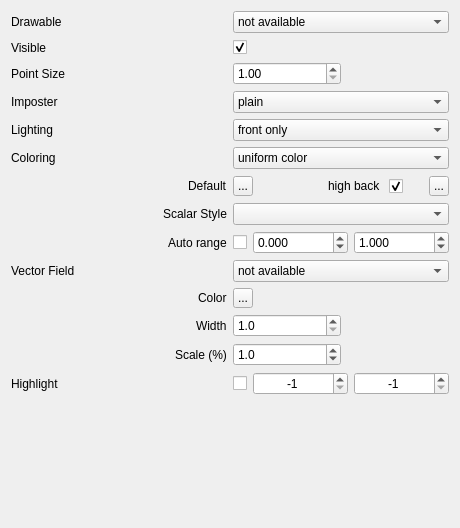
<?xml version="1.0" encoding="UTF-8"?>
<ui version="4.0">
 <class>WidgetPointsDrawable</class>
 <widget class="QWidget" name="WidgetPointsDrawable">
  <property name="geometry">
   <rect>
    <x>0</x>
    <y>0</y>
    <width>460</width>
    <height>528</height>
   </rect>
  </property>
  <property name="sizePolicy">
   <sizepolicy hsizetype="Preferred" vsizetype="Minimum">
    <horstretch>0</horstretch>
    <verstretch>0</verstretch>
   </sizepolicy>
  </property>
  <property name="minimumSize">
   <size>
    <width>50</width>
    <height>0</height>
   </size>
  </property>
  <property name="windowTitle">
   <string>Surface mesh renderer</string>
  </property>
  <property name="locale">
   <locale language="English" country="UnitedStates"/>
  </property>
  <layout class="QVBoxLayout" name="verticalLayout">
   <item>
    <layout class="QGridLayout" name="gridLayout">
     <item row="0" column="0">
      <widget class="QLabel" name="labelDrawableName">
       <property name="maximumSize">
        <size>
         <width>16777215</width>
         <height>20</height>
        </size>
       </property>
       <property name="text">
        <string>Drawable</string>
       </property>
      </widget>
     </item>
     <item row="0" column="1">
      <widget class="QComboBox" name="comboBoxDrawables">
       <property name="toolTip">
        <string>Select the drawable to be visualized</string>
       </property>
       <item>
        <property name="text">
         <string>not available</string>
        </property>
       </item>
      </widget>
     </item>
     <item row="1" column="0">
      <widget class="QLabel" name="labelVisible">
       <property name="maximumSize">
        <size>
         <width>16777215</width>
         <height>20</height>
        </size>
       </property>
       <property name="text">
        <string>Visible</string>
       </property>
      </widget>
     </item>
     <item row="1" column="1">
      <layout class="QHBoxLayout" name="horizontalLayout">
       <item>
        <widget class="QCheckBox" name="checkBoxVisible">
         <property name="toolTip">
          <string>Show/Hide this drawable</string>
         </property>
         <property name="text">
          <string/>
         </property>
         <property name="checked">
          <bool>true</bool>
         </property>
        </widget>
       </item>
       <item>
        <spacer name="spacerVisible">
         <property name="orientation">
          <enum>Qt::Horizontal</enum>
         </property>
         <property name="sizeHint" stdset="0">
          <size>
           <width>128</width>
           <height>17</height>
          </size>
         </property>
        </spacer>
       </item>
      </layout>
     </item>
     <item row="2" column="0">
      <widget class="QLabel" name="labelPointSize">
       <property name="text">
        <string>Point Size</string>
       </property>
      </widget>
     </item>
     <item row="2" column="1">
      <layout class="QHBoxLayout" name="horizontalLayoutPhone">
       <property name="spacing">
        <number>-1</number>
       </property>
       <item>
        <widget class="QDoubleSpinBox" name="doubleSpinBoxPointSize">
         <property name="sizePolicy">
          <sizepolicy hsizetype="Expanding" vsizetype="Preferred">
           <horstretch>0</horstretch>
           <verstretch>0</verstretch>
          </sizepolicy>
         </property>
         <property name="minimumSize">
          <size>
           <width>60</width>
           <height>0</height>
          </size>
         </property>
         <property name="minimum">
          <double>1.000000000000000</double>
         </property>
        </widget>
       </item>
       <item>
        <spacer name="spacerThickness">
         <property name="orientation">
          <enum>Qt::Horizontal</enum>
         </property>
         <property name="sizeType">
          <enum>QSizePolicy::MinimumExpanding</enum>
         </property>
         <property name="sizeHint" stdset="0">
          <size>
           <width>0</width>
           <height>0</height>
          </size>
         </property>
        </spacer>
       </item>
      </layout>
     </item>
     <item row="3" column="0">
      <widget class="QLabel" name="labelImposterStyle">
       <property name="text">
        <string>Imposter</string>
       </property>
      </widget>
     </item>
     <item row="3" column="1">
      <widget class="QComboBox" name="comboBoxImposterStyle">
       <property name="toolTip">
        <string>Select how color is assigned to each face</string>
       </property>
       <item>
        <property name="text">
         <string>plain</string>
        </property>
       </item>
       <item>
        <property name="text">
         <string>sphere</string>
        </property>
       </item>
       <item>
        <property name="text">
         <string>surfel</string>
        </property>
       </item>
      </widget>
     </item>
     <item row="4" column="0">
      <widget class="QLabel" name="labelLighting">
       <property name="maximumSize">
        <size>
         <width>16777215</width>
         <height>20</height>
        </size>
       </property>
       <property name="text">
        <string>Lighting</string>
       </property>
      </widget>
     </item>
     <item row="4" column="1">
      <widget class="QComboBox" name="comboBoxLightingOptions">
       <property name="toolTip">
        <string>Select how lighting is implemented</string>
       </property>
       <item>
        <property name="text">
         <string>front only</string>
        </property>
       </item>
       <item>
        <property name="text">
         <string>front and back</string>
        </property>
       </item>
       <item>
        <property name="text">
         <string>disabled</string>
        </property>
       </item>
      </widget>
     </item>
     <item row="5" column="0">
      <widget class="QLabel" name="labelColorScheme">
       <property name="text">
        <string>Coloring</string>
       </property>
      </widget>
     </item>
     <item row="5" column="1">
      <widget class="QComboBox" name="comboBoxColorScheme">
       <property name="toolTip">
        <string>Select how color is assigned to each face</string>
       </property>
       <item>
        <property name="text">
         <string>uniform color</string>
        </property>
       </item>
       <item>
        <property name="text">
         <string>use color property</string>
        </property>
       </item>
      </widget>
     </item>
     <item row="6" column="0">
      <layout class="QHBoxLayout" name="horizontalLayoutLabelDefaultColor">
       <item>
        <spacer name="horizontalSpaceLabelDefaultColor">
         <property name="orientation">
          <enum>Qt::Horizontal</enum>
         </property>
         <property name="sizeHint" stdset="0">
          <size>
           <width>13</width>
           <height>19</height>
          </size>
         </property>
        </spacer>
       </item>
       <item alignment="Qt::AlignRight">
        <widget class="QLabel" name="labelDefaultColor">
         <property name="text">
          <string>Default</string>
         </property>
        </widget>
       </item>
      </layout>
     </item>
     <item row="6" column="1">
      <layout class="QHBoxLayout" name="horizontalLayoutDefaultColor_2">
       <item>
        <widget class="QToolButton" name="toolButtonDefaultColor">
         <property name="minimumSize">
          <size>
           <width>20</width>
           <height>20</height>
          </size>
         </property>
         <property name="maximumSize">
          <size>
           <width>20</width>
           <height>20</height>
          </size>
         </property>
         <property name="toolTip">
          <string>Click to set a uniform color for this drawable</string>
         </property>
         <property name="text">
          <string>...</string>
         </property>
         <property name="icon">
          <iconset>
           <normaloff>../Resources/icons/transparency.png</normaloff>../Resources/icons/transparency.png</iconset>
         </property>
         <property name="iconSize">
          <size>
           <width>20</width>
           <height>20</height>
          </size>
         </property>
        </widget>
       </item>
       <item>
        <spacer name="spacer_2">
         <property name="orientation">
          <enum>Qt::Horizontal</enum>
         </property>
         <property name="sizeType">
          <enum>QSizePolicy::MinimumExpanding</enum>
         </property>
         <property name="sizeHint" stdset="0">
          <size>
           <width>0</width>
           <height>0</height>
          </size>
         </property>
        </spacer>
       </item>
       <item>
        <widget class="QLabel" name="labelBackColor">
         <property name="sizePolicy">
          <sizepolicy hsizetype="Preferred" vsizetype="Preferred">
           <horstretch>0</horstretch>
           <verstretch>0</verstretch>
          </sizepolicy>
         </property>
         <property name="minimumSize">
          <size>
           <width>30</width>
           <height>22</height>
          </size>
         </property>
         <property name="text">
          <string>high back </string>
         </property>
        </widget>
       </item>
       <item>
        <widget class="QCheckBox" name="checkBoxBackColor">
         <property name="minimumSize">
          <size>
           <width>0</width>
           <height>20</height>
          </size>
         </property>
         <property name="toolTip">
          <string>Enable/Disable distinct coloring for the back side of this drawable</string>
         </property>
         <property name="text">
          <string/>
         </property>
         <property name="checked">
          <bool>true</bool>
         </property>
        </widget>
       </item>
       <item>
        <spacer name="spacerBackColor">
         <property name="orientation">
          <enum>Qt::Horizontal</enum>
         </property>
         <property name="sizeType">
          <enum>QSizePolicy::Preferred</enum>
         </property>
         <property name="sizeHint" stdset="0">
          <size>
           <width>20</width>
           <height>0</height>
          </size>
         </property>
        </spacer>
       </item>
       <item>
        <widget class="QToolButton" name="toolButtonBackColor">
         <property name="minimumSize">
          <size>
           <width>20</width>
           <height>20</height>
          </size>
         </property>
         <property name="maximumSize">
          <size>
           <width>20</width>
           <height>20</height>
          </size>
         </property>
         <property name="toolTip">
          <string>Click to set the backside color for this drawable</string>
         </property>
         <property name="text">
          <string>...</string>
         </property>
         <property name="icon">
          <iconset>
           <normaloff>../Resources/icons/transparency.png</normaloff>../Resources/icons/transparency.png</iconset>
         </property>
         <property name="iconSize">
          <size>
           <width>20</width>
           <height>20</height>
          </size>
         </property>
        </widget>
       </item>
      </layout>
     </item>
     <item row="7" column="0">
      <layout class="QHBoxLayout" name="horizontalLayoutLabelScalarStyle">
       <item>
        <spacer name="horizontalSpacerScalarStyle">
         <property name="orientation">
          <enum>Qt::Horizontal</enum>
         </property>
         <property name="sizeHint" stdset="0">
          <size>
           <width>12</width>
           <height>19</height>
          </size>
         </property>
        </spacer>
       </item>
       <item>
        <widget class="QLabel" name="labelScalarFieldStyle">
         <property name="sizePolicy">
          <sizepolicy hsizetype="Preferred" vsizetype="Preferred">
           <horstretch>0</horstretch>
           <verstretch>0</verstretch>
          </sizepolicy>
         </property>
         <property name="text">
          <string>Scalar Style</string>
         </property>
        </widget>
       </item>
      </layout>
     </item>
     <item row="7" column="1">
      <widget class="QComboBox" name="comboBoxScalarFieldStyle">
       <property name="sizePolicy">
        <sizepolicy hsizetype="Expanding" vsizetype="Preferred">
         <horstretch>0</horstretch>
         <verstretch>0</verstretch>
        </sizepolicy>
       </property>
       <property name="minimumSize">
        <size>
         <width>20</width>
         <height>22</height>
        </size>
       </property>
      </widget>
     </item>
     <item row="8" column="0">
      <layout class="QHBoxLayout" name="horizontalLayoutLabelAutoRange">
       <item>
        <spacer name="horizontalSpacerLabelAutoRange">
         <property name="orientation">
          <enum>Qt::Horizontal</enum>
         </property>
         <property name="sizeHint" stdset="0">
          <size>
           <width>12</width>
           <height>19</height>
          </size>
         </property>
        </spacer>
       </item>
       <item>
        <widget class="QLabel" name="labelScalarFieldAutoRange">
         <property name="sizePolicy">
          <sizepolicy hsizetype="Preferred" vsizetype="Preferred">
           <horstretch>0</horstretch>
           <verstretch>0</verstretch>
          </sizepolicy>
         </property>
         <property name="text">
          <string>Auto range</string>
         </property>
        </widget>
       </item>
      </layout>
     </item>
     <item row="8" column="1">
      <layout class="QHBoxLayout" name="horizontalLayout_3">
       <item>
        <widget class="QCheckBox" name="checkBoxScalarFieldAutoRange">
         <property name="text">
          <string/>
         </property>
        </widget>
       </item>
       <item>
        <widget class="QDoubleSpinBox" name="doubleSpinBoxScalarFieldAutoRangeMin">
         <property name="sizePolicy">
          <sizepolicy hsizetype="Expanding" vsizetype="Preferred">
           <horstretch>0</horstretch>
           <verstretch>0</verstretch>
          </sizepolicy>
         </property>
         <property name="minimumSize">
          <size>
           <width>60</width>
           <height>0</height>
          </size>
         </property>
         <property name="decimals">
          <number>3</number>
         </property>
         <property name="minimum">
          <double>-999999999999.000000000000000</double>
         </property>
         <property name="maximum">
          <double>999999999999.000000000000000</double>
         </property>
        </widget>
       </item>
       <item>
        <widget class="QDoubleSpinBox" name="doubleSpinBoxScalarFieldAutoRangeMax">
         <property name="sizePolicy">
          <sizepolicy hsizetype="Expanding" vsizetype="Preferred">
           <horstretch>0</horstretch>
           <verstretch>0</verstretch>
          </sizepolicy>
         </property>
         <property name="minimumSize">
          <size>
           <width>60</width>
           <height>0</height>
          </size>
         </property>
         <property name="decimals">
          <number>3</number>
         </property>
         <property name="minimum">
          <double>-999999999999.000000000000000</double>
         </property>
         <property name="value">
          <double>1.000000000000000</double>
         </property>
        </widget>
       </item>
      </layout>
     </item>
     <item row="9" column="0">
      <widget class="QLabel" name="labelVectorField">
       <property name="sizePolicy">
        <sizepolicy hsizetype="Preferred" vsizetype="Preferred">
         <horstretch>0</horstretch>
         <verstretch>0</verstretch>
        </sizepolicy>
       </property>
       <property name="minimumSize">
        <size>
         <width>75</width>
         <height>22</height>
        </size>
       </property>
       <property name="text">
        <string>Vector Field</string>
       </property>
      </widget>
     </item>
     <item row="9" column="1">
      <widget class="QComboBox" name="comboBoxVectorField">
       <property name="toolTip">
        <string>Select the drawable to be visualized</string>
       </property>
       <item>
        <property name="text">
         <string>not available</string>
        </property>
       </item>
      </widget>
     </item>
     <item row="10" column="0">
      <layout class="QHBoxLayout" name="horizontalLayoutLabelVectorFieldColor">
       <item>
        <spacer name="horizontalSpacerLabelVectorFieldColor">
         <property name="orientation">
          <enum>Qt::Horizontal</enum>
         </property>
         <property name="sizeHint" stdset="0">
          <size>
           <width>13</width>
           <height>19</height>
          </size>
         </property>
        </spacer>
       </item>
       <item alignment="Qt::AlignRight">
        <widget class="QLabel" name="labelVectorFieldColor">
         <property name="text">
          <string>Color</string>
         </property>
        </widget>
       </item>
      </layout>
     </item>
     <item row="10" column="1">
      <layout class="QHBoxLayout" name="horizontalLayoutVectorFieldColor">
       <item>
        <widget class="QToolButton" name="toolButtonVectorFieldColor">
         <property name="minimumSize">
          <size>
           <width>20</width>
           <height>20</height>
          </size>
         </property>
         <property name="maximumSize">
          <size>
           <width>20</width>
           <height>20</height>
          </size>
         </property>
         <property name="toolTip">
          <string>Click to set a uniform color for this drawable</string>
         </property>
         <property name="text">
          <string>...</string>
         </property>
         <property name="icon">
          <iconset>
           <normaloff>../Resources/icons/transparency.png</normaloff>../Resources/icons/transparency.png</iconset>
         </property>
         <property name="iconSize">
          <size>
           <width>20</width>
           <height>20</height>
          </size>
         </property>
        </widget>
       </item>
       <item>
        <spacer name="spacerVectorFieldColor">
         <property name="orientation">
          <enum>Qt::Horizontal</enum>
         </property>
         <property name="sizeHint" stdset="0">
          <size>
           <width>98</width>
           <height>13</height>
          </size>
         </property>
        </spacer>
       </item>
      </layout>
     </item>
     <item row="11" column="0">
      <layout class="QHBoxLayout" name="horizontalLayoutWidth">
       <item>
        <spacer name="horizontalSpacerWidth">
         <property name="orientation">
          <enum>Qt::Horizontal</enum>
         </property>
         <property name="sizeHint" stdset="0">
          <size>
           <width>13</width>
           <height>19</height>
          </size>
         </property>
        </spacer>
       </item>
       <item alignment="Qt::AlignRight">
        <widget class="QLabel" name="labelVectorFieldWidth">
         <property name="text">
          <string>Width</string>
         </property>
        </widget>
       </item>
      </layout>
     </item>
     <item row="11" column="1">
      <layout class="QHBoxLayout" name="horizontalLayoutVectorFieldWidth">
       <item>
        <widget class="QDoubleSpinBox" name="doubleSpinBoxVectorFieldWidth">
         <property name="sizePolicy">
          <sizepolicy hsizetype="Expanding" vsizetype="Preferred">
           <horstretch>0</horstretch>
           <verstretch>0</verstretch>
          </sizepolicy>
         </property>
         <property name="minimumSize">
          <size>
           <width>60</width>
           <height>0</height>
          </size>
         </property>
         <property name="decimals">
          <number>1</number>
         </property>
         <property name="minimum">
          <double>1.000000000000000</double>
         </property>
         <property name="maximum">
          <double>20.000000000000000</double>
         </property>
         <property name="value">
          <double>1.000000000000000</double>
         </property>
        </widget>
       </item>
       <item>
        <spacer name="spacerThicknessVectorField">
         <property name="orientation">
          <enum>Qt::Horizontal</enum>
         </property>
         <property name="sizeType">
          <enum>QSizePolicy::MinimumExpanding</enum>
         </property>
         <property name="sizeHint" stdset="0">
          <size>
           <width>0</width>
           <height>0</height>
          </size>
         </property>
        </spacer>
       </item>
      </layout>
     </item>
     <item row="12" column="0">
      <layout class="QHBoxLayout" name="horizontalLayoutScale">
       <item>
        <spacer name="horizontalSpacerVectorFieldLabelScale">
         <property name="orientation">
          <enum>Qt::Horizontal</enum>
         </property>
         <property name="sizeHint" stdset="0">
          <size>
           <width>13</width>
           <height>19</height>
          </size>
         </property>
        </spacer>
       </item>
       <item alignment="Qt::AlignRight">
        <widget class="QLabel" name="labelVectorFieldScale">
         <property name="text">
          <string>Scale (%)</string>
         </property>
        </widget>
       </item>
      </layout>
     </item>
     <item row="12" column="1">
      <layout class="QHBoxLayout" name="horizontalLayoutVectorFieldScale">
       <item>
        <widget class="QDoubleSpinBox" name="doubleSpinBoxVectorFieldScale">
         <property name="sizePolicy">
          <sizepolicy hsizetype="Expanding" vsizetype="Preferred">
           <horstretch>0</horstretch>
           <verstretch>0</verstretch>
          </sizepolicy>
         </property>
         <property name="minimumSize">
          <size>
           <width>60</width>
           <height>0</height>
          </size>
         </property>
         <property name="toolTip">
          <string>Adjust the length of the vectors.
The scale is relative to the average edge lenght of the model.</string>
         </property>
         <property name="decimals">
          <number>1</number>
         </property>
         <property name="minimum">
          <double>0.100000000000000</double>
         </property>
         <property name="maximum">
          <double>50.000000000000000</double>
         </property>
         <property name="singleStep">
          <double>0.100000000000000</double>
         </property>
         <property name="value">
          <double>1.000000000000000</double>
         </property>
        </widget>
       </item>
       <item>
        <spacer name="spacerVectorFieldScale">
         <property name="orientation">
          <enum>Qt::Horizontal</enum>
         </property>
         <property name="sizeType">
          <enum>QSizePolicy::MinimumExpanding</enum>
         </property>
         <property name="sizeHint" stdset="0">
          <size>
           <width>0</width>
           <height>0</height>
          </size>
         </property>
        </spacer>
       </item>
      </layout>
     </item>
     <item row="13" column="0">
      <widget class="QLabel" name="labelHighlight">
       <property name="text">
        <string>Highlight</string>
       </property>
      </widget>
     </item>
     <item row="13" column="1">
      <layout class="QHBoxLayout" name="horizontalLayout_2">
       <item>
        <widget class="QCheckBox" name="checkBoxHighlight">
         <property name="text">
          <string/>
         </property>
        </widget>
       </item>
       <item>
        <widget class="QSpinBox" name="spinBoxHighlightMin">
         <property name="sizePolicy">
          <sizepolicy hsizetype="Expanding" vsizetype="Preferred">
           <horstretch>0</horstretch>
           <verstretch>0</verstretch>
          </sizepolicy>
         </property>
         <property name="minimumSize">
          <size>
           <width>60</width>
           <height>0</height>
          </size>
         </property>
         <property name="toolTip">
          <string>The lower bound of the triange range to be highlighted.</string>
         </property>
         <property name="alignment">
          <set>Qt::AlignCenter</set>
         </property>
         <property name="minimum">
          <number>-1</number>
         </property>
         <property name="maximum">
          <number>999999999</number>
         </property>
         <property name="value">
          <number>-1</number>
         </property>
        </widget>
       </item>
       <item>
        <widget class="QSpinBox" name="spinBoxHighlightMax">
         <property name="sizePolicy">
          <sizepolicy hsizetype="Expanding" vsizetype="Preferred">
           <horstretch>0</horstretch>
           <verstretch>0</verstretch>
          </sizepolicy>
         </property>
         <property name="minimumSize">
          <size>
           <width>60</width>
           <height>0</height>
          </size>
         </property>
         <property name="toolTip">
          <string>The upper bound of the triange range to be highlighted.</string>
         </property>
         <property name="alignment">
          <set>Qt::AlignCenter</set>
         </property>
         <property name="minimum">
          <number>-1</number>
         </property>
         <property name="maximum">
          <number>999999999</number>
         </property>
         <property name="value">
          <number>-1</number>
         </property>
        </widget>
       </item>
      </layout>
     </item>
    </layout>
   </item>
   <item>
    <spacer name="verticalSpacer">
     <property name="orientation">
      <enum>Qt::Vertical</enum>
     </property>
     <property name="sizeType">
      <enum>QSizePolicy::Expanding</enum>
     </property>
     <property name="sizeHint" stdset="0">
      <size>
       <width>20</width>
       <height>5</height>
      </size>
     </property>
    </spacer>
   </item>
  </layout>
 </widget>
 <tabstops>
  <tabstop>comboBoxDrawables</tabstop>
  <tabstop>checkBoxVisible</tabstop>
  <tabstop>comboBoxColorScheme</tabstop>
  <tabstop>comboBoxScalarFieldStyle</tabstop>
  <tabstop>checkBoxScalarFieldAutoRange</tabstop>
  <tabstop>doubleSpinBoxScalarFieldAutoRangeMin</tabstop>
  <tabstop>doubleSpinBoxScalarFieldAutoRangeMax</tabstop>
  <tabstop>comboBoxVectorField</tabstop>
  <tabstop>toolButtonVectorFieldColor</tabstop>
  <tabstop>doubleSpinBoxVectorFieldWidth</tabstop>
  <tabstop>doubleSpinBoxVectorFieldScale</tabstop>
  <tabstop>checkBoxHighlight</tabstop>
  <tabstop>spinBoxHighlightMin</tabstop>
  <tabstop>spinBoxHighlightMax</tabstop>
 </tabstops>
 <resources/>
 <connections/>
</ui>
